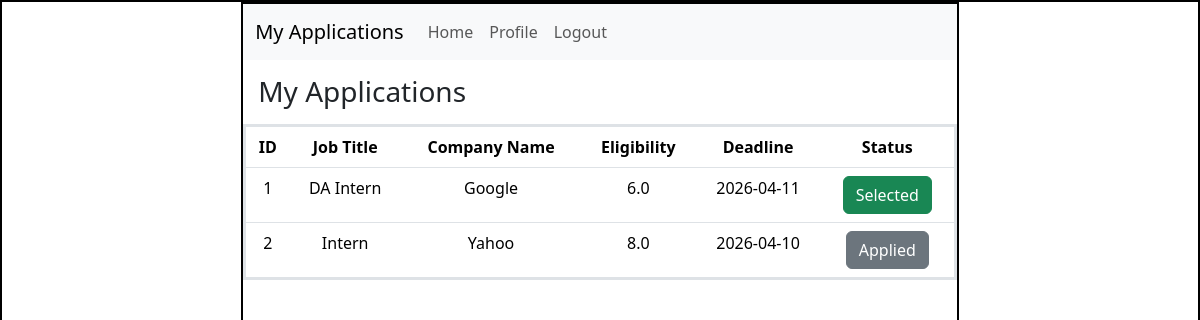
Page /my_applications (signed in) on the earlier database version.
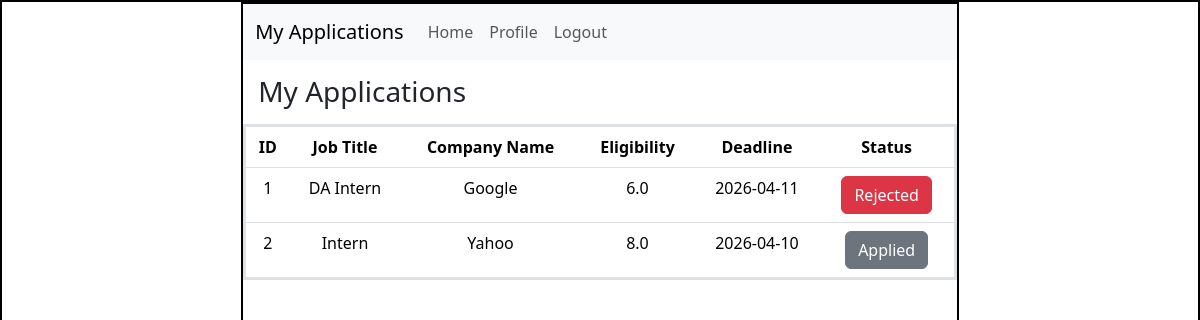
Same page on the later database version.
### application/models.py (models this page shows)
class Application(db.Model):
    __tablename__ = "application"
    id = db.Column(db.Integer(), primary_key=True)
    student_id = db.Column(db.Integer(), db.ForeignKey('user.id'), nullable=False)
    drive_id = db.Column(db.Integer(), db.ForeignKey('placement_drive.id'), nullable=False)
    date = db.Column(db.String(), nullable=False)
    status = db.Column(db.String(), nullable=False, default='applied')

### application/controllers.py (the view)
@app.route("/my_applications")
def my_applications():
    user_id = session.get("user_id")
    apps = Application.query.filter_by(student_id=user_id).all()
    drives = {d.id: d for d in PlacementDrive.query.all()}
    companies = {c.id: c for c in Company.query.all()}
    return render_template(
        "my_applications.html",
        apps=apps,
        drives=drives,
        companies=companies
    )

### templates/my_applications.html (shortened to what this page needs)
<!DOCTYPE html>
<html lang="en">
<head>
    <link rel="stylesheet" href="/static/style.css">
    <link href="https://cdn.jsdelivr.net/npm/bootstrap@5.3.8/dist/css/bootstrap.min.css" rel="stylesheet">
</head>
<body>
    <div id="main">
        <div id="canvas">
            <nav class="navbar navbar-expand-lg bg-body-tertiary">
                <div class="container-fluid">
                    <a class="navbar-brand">My Applications</a>
                    <div class="collapse navbar-collapse">
                        <ul class="navbar-nav me-auto">
                            <li class="nav-item">
                                <a class="nav-link" href="/student/dashboard">Home</a>
                            </li>
                            <li class="nav-item">
                                <a class="nav-link" href="/profile">Profile</a>
                            </li>
                            <li class="nav-item">
                                <a class="nav-link" href="/logout">Logout</a>
                            </li>
                        </ul>
                    </div>
                </div>
            </nav>
            <div id="content">
                <h3 class="headings">My Applications</h3>
                <table class="table text-center border border-3">
                    <thead>
                        <tr>
                            <th>ID</th>
                            <th>Job Title</th>
                            <th>Company Name</th>
                            <th>Eligibility</th>
                            <th>Deadline</th>
                            <th>Status</th>
                        </tr>
                    </thead>
                    <tbody>
                        {% for app in apps %}
                        <tr>
                            <td>{{ app.id }}</td>
                            <td>{{ drives[app.drive_id].job_title }}</td>
                            <td>{{ companies[drives[app.drive_id].company_id].company_name }}</td>
                            <td>{{ drives[app.drive_id].eligibility }}</td>
                            <td>{{ drives[app.drive_id].deadline }}</td>
                            <td>
                                {% if app.status == "applied" %}
                                    <button class="btn btn-secondary">Applied</button>
                                {% elif app.status == "shortlisted" %}
                                    <button class="btn btn-warning">Shortlisted</button>
                                {% elif app.status == "selected" %}
                                    <button class="btn btn-success">Selected</button>
                                {% elif app.status == "rejected" %}
                                    <button class="btn btn-danger">Rejected</button>
                                {% endif %}
                            </td>
                        </tr>
                        {% endfor %}
                    </tbody>
                </table>
            </div>
        </div>
    </div>
</body>
</html>

Differences in the rows shown:
changed Application id 1: status "Selected" → "Rejected"
